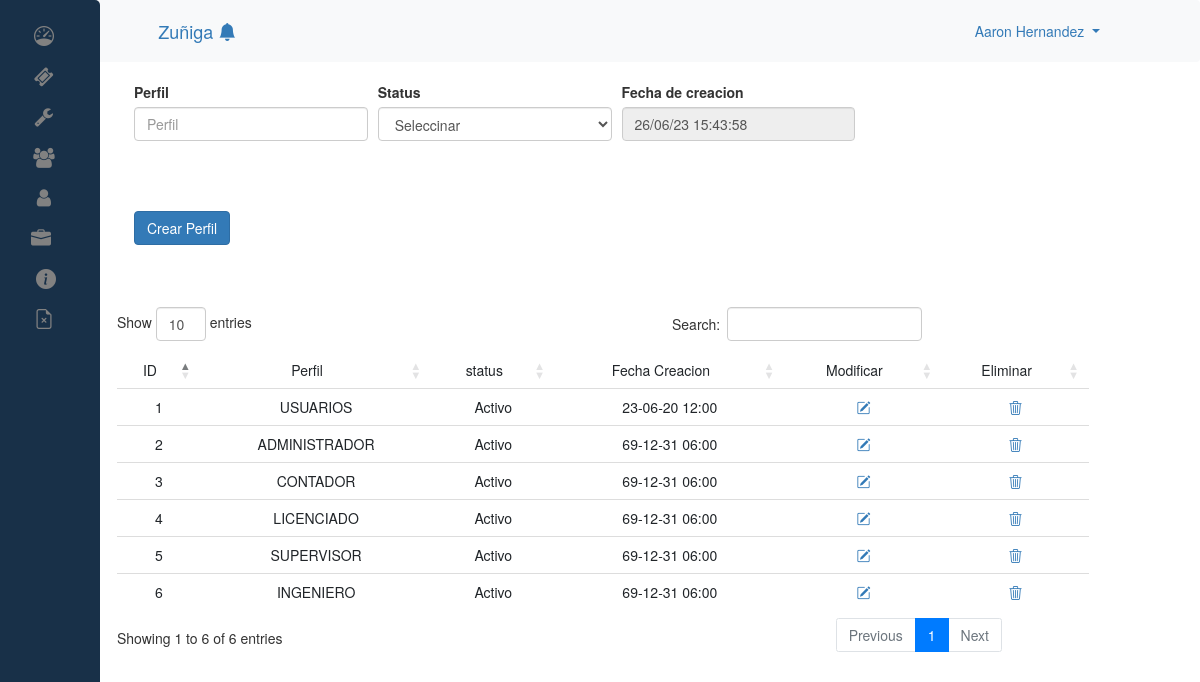
The app's page /admin/new_perfil.php (signed in) with its own data.
### tables this page shows
CREATE TABLE `perfil` (
  `id` int(11) NOT NULL,
  `perfil` varchar(200) NOT NULL,
  `fecha_crea` varchar(200) NOT NULL,
  `status` varchar(200) NOT NULL
);

### admin/proceso_perfiles/filtro_perfiles.php (the view, shortened to what this page needs)
<?php
$servidor= "localhost";
$usuario= "root";
$password = "";
$nombreBD= "control_ticket";
$conexion = new mysqli($servidor, $usuario, $password, $nombreBD);
$conexion->set_charset('utf8');
?>
             <?php
         $query ="SELECT * FROM perfil  ";
         $sql = $conexion->query($query);
        ?>
<div class="table-responsive" style="    width: 90%;
    margin-left: 117px;
        margin-bottom: 150px;
    " >
        <table id="tabla_ticket" class="table" style="    width: 90%; text-align: center;">
                <thead>
                        <tr>
                          <td id="arriba_abajo" style="text-align:center;">ID</td>
                          <td id="arriba_abajo" style="text-align:center;">Perfil</td>
                          <td id="arriba_abajo" style="text-align:center;">status</td>
                          <td id="arriba_abajo" style="text-align:center;">Fecha Creacion</td>
                          <td id="arriba_abajo" style="text-align:center;">Modificar</td>
                          <td id="arriba_abajo" style="text-align:center;">Eliminar</td>
                        </tr>
                </thead>
                <tbody>
                      <?php While($rowSql = $sql->fetch_assoc()) {   ?>
                                <tr>
                                <td id="i_perfil"><?php echo $rowSql['id']; ?></td>
                                <td id="perfil"><?php echo $rowSql ["perfil"]; ?>  </td>
                                <td id="status"><?php
                                if ($rowSql ["status"] == 0) {
                                  echo ("Inactivo");
                                }else {
                                  echo ("Activo");
                                } ?></td>
                                <?php
                                  $newDate = date("y-m-d h:i", strtotime($rowSql["fecha_crea"])); ?>
                                <td id="fecha"><?php echo  $newDate; ?>  </td>
                                <td> <a href="./modificar_perfil.php?id=<?php echo $rowSql['id']; ?>"><i class="bi bi-pencil-square"></i></a></td>
                                <td> <a href="./proceso_perfiles/eliminar_perfil.php?id=<?php echo $rowSql['id']; ?>"><i class="bi bi-trash3"> </i></a></td>
                    </tr><?php } ?>
                </tbody>
        </table>
</div>

### admin/css/style_dashboard.css (style rules this page uses)
body { font-family: "Lato", sans-serif; }

### records on screen
perfil: id "1", perfil "USUARIOS", status "Activo", fecha_crea "23-06-20 12:00"
perfil: id "2", perfil "ADMINISTRADOR", status "Activo", fecha_crea "69-12-31 06:00"
perfil: id "3", perfil "CONTADOR", status "Activo", fecha_crea "69-12-31 06:00"
perfil: id "4", perfil "LICENCIADO", status "Activo", fecha_crea "69-12-31 06:00"
perfil: id "5", perfil "SUPERVISOR", status "Activo", fecha_crea "69-12-31 06:00"
perfil: id "6", perfil "INGENIERO", status "Activo", fecha_crea "69-12-31 06:00"

### other values on screen
$_SESSION['usr_name'] "Aaron Hernandez"
